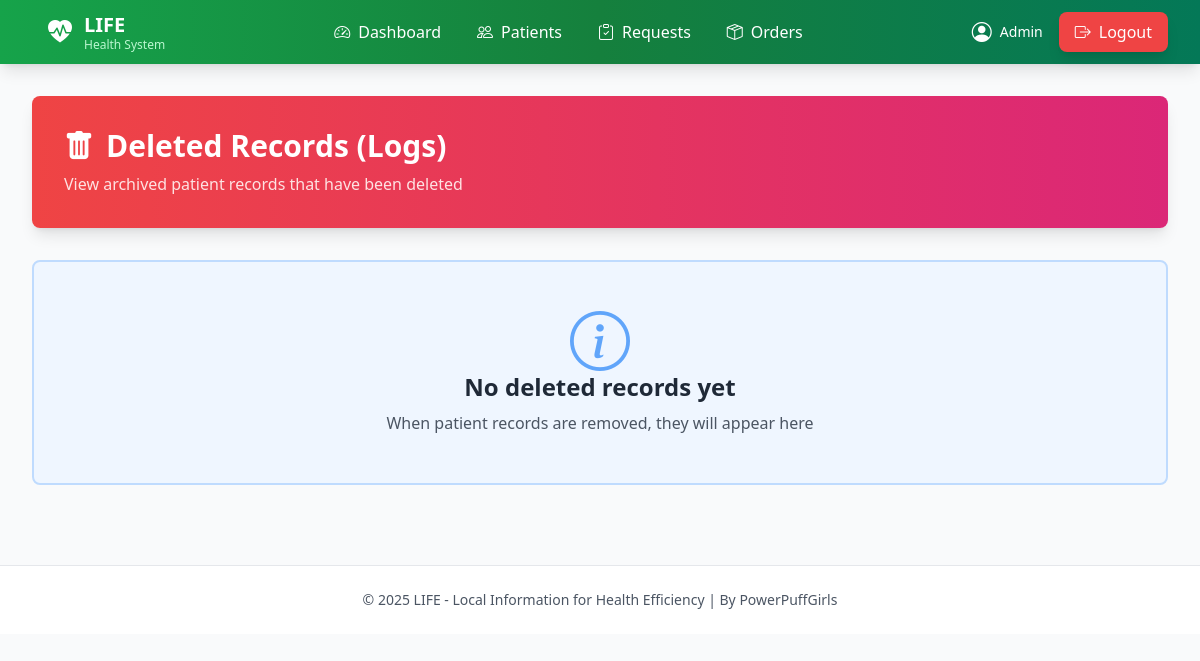
Before: /logs (signed in) with the older database file.
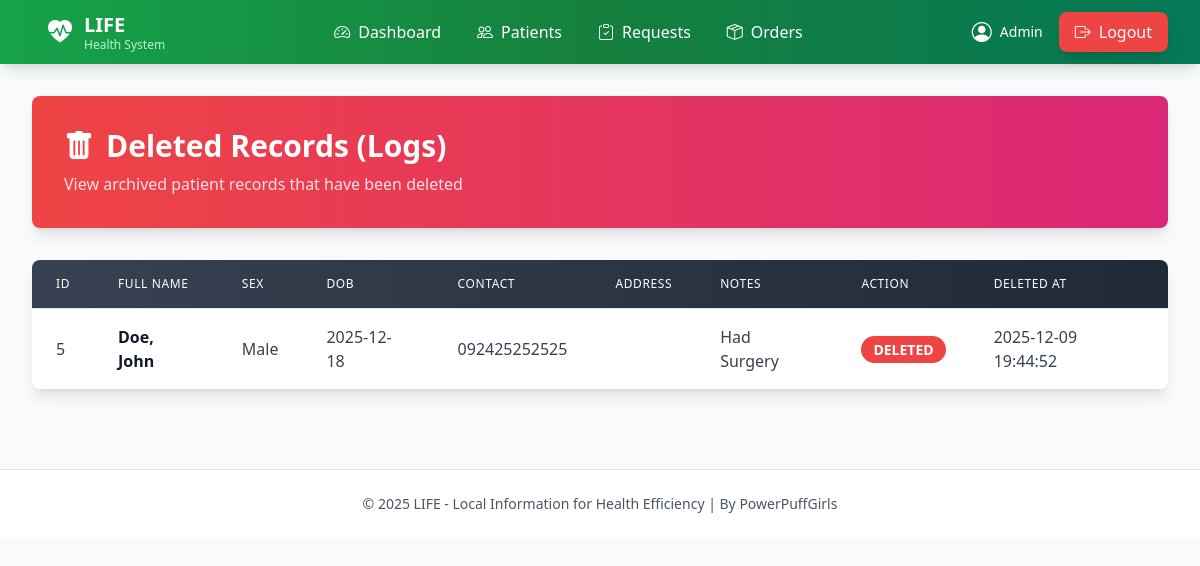
After: the same page with the newer database file.
### tables this page shows
CREATE TABLE logs (
            id INTEGER,
            last_name TEXT,
            first_name TEXT,
            middle_name TEXT,
            suffix TEXT,
            dob TEXT,
            sex TEXT,
            contact TEXT,
            address TEXT,
            notes TEXT,
            action TEXT,
            deleted_at TIMESTAMP DEFAULT CURRENT_TIMESTAMP
        );

### app.py (the view)
@app.route("/logs")
@login_required # SECURED
def logs():
    db = get_db()
    c = db.cursor()
    c.execute("SELECT * FROM logs ORDER BY deleted_at DESC")
    logs = c.fetchall()
    return render_template("logs.html", logs=logs)

### app.py (called while the page is built)
def login_required(f):
    @wraps(f)
    def decorated_function(*args, **kwargs):
        if session.get("role") != 'worker':
            return redirect(url_for('worker_signin'))
        return f(*args, **kwargs)
    return decorated_function

def get_db():
    db = getattr(g, "_database", None)
    if db is None:
        if USE_MYSQL:
            conn = pymysql.connect(
                host=DB_HOST,
                port=DB_PORT,
                user=DB_USER,
                password=DB_PASSWORD,
                database=DB_NAME,
                cursorclass=pymysql.cursors.DictCursor,
                autocommit=False
            )
            db = g._database = DatabaseWrapper(conn, is_mysql=True)
        else:
            import sqlite3
            conn = sqlite3.connect(DATABASE)
            conn.row_factory = sqlite3.Row
            db = g._database = DatabaseWrapper(conn, is_mysql=False)
    return db

@app.teardown_appcontext
def close_connection(exception):
    db = getattr(g, "_database", None)
    if db is not None:
        db.close()

    def close(self):
        self.connection.close()

    def fetchall(self):
        return self.cursor.fetchall()

### templates/logs.html
{% extends "layout.html" %}
{% block content %}
<div class="bg-gradient-to-r from-red-500 to-pink-600 text-white p-8 rounded-lg shadow-lg mb-8 animate-slideDown">
    <h2 class="text-3xl font-bold flex items-center gap-3">
        <i class="bi bi-trash-fill"></i>
        Deleted Records (Logs)
    </h2>
    <p class="text-red-100 mt-2">View archived patient records that have been deleted</p>
</div>
{% if logs %}
<div class="bg-white rounded-lg shadow-lg overflow-hidden animate-fadeIn card-hover">
    <div class="overflow-x-auto">
        <table class="min-w-full divide-y divide-gray-200">
            <thead class="bg-gradient-to-r from-gray-700 to-gray-800">
                <tr>
                    <th class="px-6 py-4 text-left text-xs font-medium text-white uppercase tracking-wider">ID</th>
                    <th class="px-6 py-4 text-left text-xs font-medium text-white uppercase tracking-wider">Full Name</th>
                    <th class="px-6 py-4 text-left text-xs font-medium text-white uppercase tracking-wider">Sex</th>
                    <th class="px-6 py-4 text-left text-xs font-medium text-white uppercase tracking-wider">DOB</th>
                    <th class="px-6 py-4 text-left text-xs font-medium text-white uppercase tracking-wider">Contact</th>
                    <th class="px-6 py-4 text-left text-xs font-medium text-white uppercase tracking-wider">Address</th>
                    <th class="px-6 py-4 text-left text-xs font-medium text-white uppercase tracking-wider">Notes</th>
                    <th class="px-6 py-4 text-left text-xs font-medium text-white uppercase tracking-wider">Action</th>
                    <th class="px-6 py-4 text-left text-xs font-medium text-white uppercase tracking-wider">Deleted At</th>
                </tr>
            </thead>
            <tbody class="bg-white divide-y divide-gray-200">
                {% for log in logs %}
                <tr class="hover:bg-gray-50 transition-colors">
                    <td class="px-6 py-4 text-gray-700">{{ log["id"] }}</td>
                    <td class="px-6 py-4 font-semibold text-gray-900">{{ log["last_name"] }}, {{ log["first_name"] }} {{ log["middle_name"] or "" }} {{ log["suffix"] or "" }}</td>
                    <td class="px-6 py-4 text-gray-700">{{ log["sex"] }}</td>
                    <td class="px-6 py-4 text-gray-700">{{ log["dob"] }}</td>
                    <td class="px-6 py-4 text-gray-700">{{ log["contact"] }}</td>
                    <td class="px-6 py-4 text-gray-700">{{ log["address"] }}</td>
                    <td class="px-6 py-4 text-gray-700">{{ log["notes"] }}</td>
                    <td class="px-6 py-4">
                        <span class="px-3 py-1 bg-red-500 text-white rounded-full text-sm font-semibold">{{ log["action"] }}</span>
                    </td>
                    <td class="px-6 py-4 text-gray-700">{{ log["deleted_at"] }}</td>
                </tr>
                {% endfor %}
            </tbody>
        </table>
    </div>
</div>
{% else %}
<div class="bg-blue-50 border-2 border-blue-200 rounded-lg p-12 text-center animate-fadeIn">
    <i class="bi bi-info-circle text-6xl text-blue-400 mb-4"></i>
    <h5 class="text-2xl font-bold text-gray-800">No deleted records yet</h5>
    <p class="text-gray-600 mt-2">When patient records are removed, they will appear here</p>
</div>
{% endif %}
{% endblock %}

Changed rows visible on the page:
added logs: id "5", last_name "Doe", first_name "John", sex "Male", dob "2025-12-18", contact "092425252525", notes "Had Surgery", action "DELETED", deleted_at "2025-12-09 19:44:52"
Other visible differences:
text no longer shown: "No deleted records yet When patient records are removed, they will appear here"
text now shown: "ID FULL NAME SEX DOB CONTACT ADDRESS NOTES ACTION DELETED AT"
